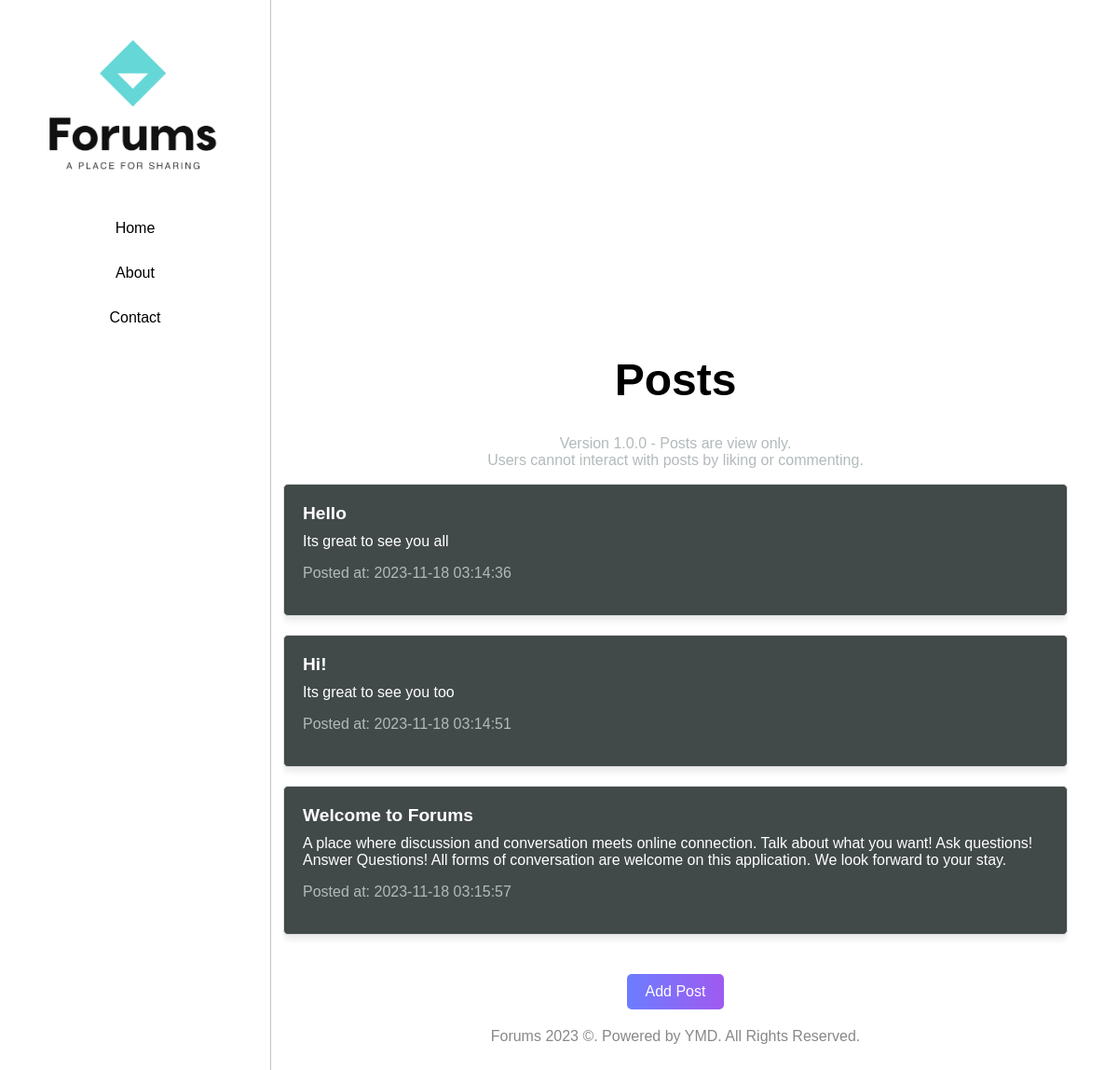
Page /home on the earlier database version.
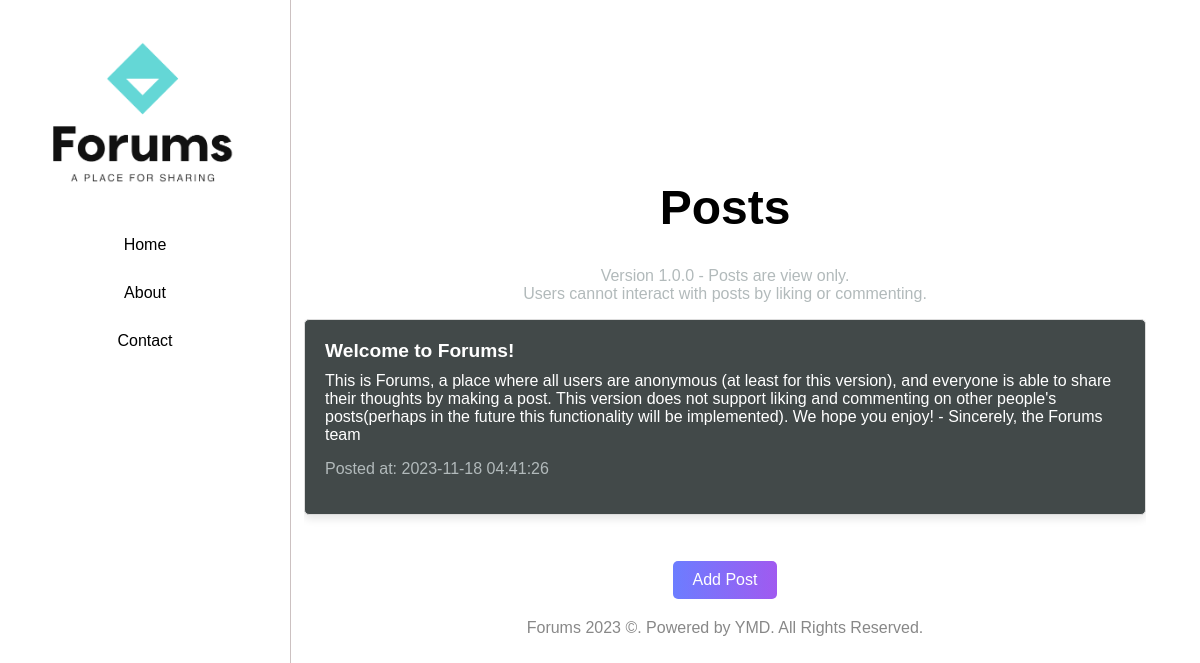
Same page on the later database version.
### tables this page shows
CREATE TABLE posts
                (postID INTEGER PRIMARY KEY AUTOINCREMENT, 
                 title TEXT, 
                 content TEXT,
              date DATETIME DEFAULT CURRENT_TIMESTAMP );

### app.py (the view)
@app.route('/home')
def index():
    create_db()
    connection = connect_db()
    cursor = connection.cursor()
    cursor.execute("SELECT * FROM posts")
    posts = cursor.fetchall()
    print(posts)
    connection.close()
    return render_template('index.html', posts=posts)

### app.py (called while the page is built)
def connect_db():
    return sqlite3.connect('posts.db')

def create_db():
    conn = connect_db()
    c = conn.cursor()
    c.execute('''CREATE TABLE IF NOT EXISTS posts
                (postID INTEGER PRIMARY KEY AUTOINCREMENT,
                 title TEXT,
                 content TEXT,
              date DATETIME DEFAULT CURRENT_TIMESTAMP )''') # Add userID later
    conn.commit()
    conn.close()

### templates/index.html (shortened to what this page needs)
<!DOCTYPE html>
<html>
<head>
    <link rel="stylesheet" href="{{ url_for('static', filename='style.css') }}">
</head>
<body>
    <div class="container">
    <div id="header" class="sidebar">
        <img src="{{ url_for('static', filename='logo.png') }}" class="logo">
        <a  href="{{ url_for('index') }}" class="sidebar-button">Home</a>
        <a  class="sidebar-button">About</a>
        <a  class="sidebar-button">Contact</a>
    </div>
    <div class="content-container">
        <h1>Posts</h1>
        <h3>Version 1.0.0 - Posts are view only.<br> Users cannot interact with posts by liking or commenting.</h3>
        <ul>
            {% for post in posts %}
            <li>
                <strong>{{ post[1] }}</strong>
                <p class="post-content">{{ post[2] }}</p>
                <p class="post-date">Posted at: {{ post[3] }}</p>
            </li>
            {% endfor %}
        </ul>
        <a href="{{ url_for('post') }}" class="create-post-link">Add Post</a>
        <h3>Forums 2023 ©. Powered by YMD. All Rights Reserved.</h3>
    </div>
    </div>
</body>
</html>

### static/style.css (style rules this page uses)
body { font-family: Arial, sans-serif; margin: 0; display: flex; flex-direction: column; align-items: center; justify-content: center; min-height: 100vh; background-color: white; }
.container { display: flex; }
.sidebar { height: 100%; width: 250px; position: fixed; left:0; top:0; background-color: white; border-right: 1px rgb(204, 193, 193) solid; padding: 20px; }
.content-container { flex:1; text-align: center; padding: 20px; margin: auto; border: 1px ; border-radius: 15px; }
.container { text-align: center; margin-left:250px; }
h1 { color:black; font-size: 3em; }
h3 { color:#B2BABB; font-size:1em; font-weight: 100; }
ul { width: 100%; list-style-type: none; padding: 0; max-height: 500px; overflow-y: auto; }
img.logo { width: 250px; height: auto; }
li { text-align: left; margin-bottom: 20px; padding: 20px; border: 1px solid #ddd; border-radius: 5px; box-shadow: 0 4px 8px rgba(0, 0, 0, 0.1); background-color: #424949; max-width: 800px; }
strong { font-size: 1.2em; color: white; text-align: left; }
.post-content { margin-top: 10px; color: white; }
.post-date { margin-top: 10px; color: #B2BABB; }
a { color: #007BFF; text-decoration: none; display: inline-block; margin-top: 10px; padding: 10px 20px; background: linear-gradient(to right, #6c7dff, #a05af0); color: #fff; border-color: #007BFF; border-radius: 5px; }
.sidebar-button { display: block; padding: 10px; color: #000000; text-decoration: none; text-align: center; background: #ffffff; margin-bottom: 10px; }
a.create-post-link { color: #007BFF; text-decoration: none; display: inline-block; margin-top: 10px; padding: 10px 20px; background: linear-gradient(to right, #6c7dff, #a05af0); color: #fff; border-color: #007BFF; border-radius: 5px; }
h3:last-of-type { margin-top: 20px; color: #888; text-align: center; }

Differences in the rows shown:
removed posts: title "Hello", content "Its great to see you all", date "2023-11-18 03:14:36"
removed posts: title "Hi!", content "Its great to see you too", date "2023-11-18 03:14:51"
removed posts: title "Welcome to Forums", content "A place where discussion and conversation meets online connection. Talk about what you want! Ask questions! Answer Questions! All forms of conversation are welcome on this application. We look forward to your stay.", date "2023-11-18 03:15:57"
added posts: title "Welcome to Forums!", content "This is Forums, a place where all users are anonymous (at least for this version), and everyone is able to share their thoughts by making a post. This version does not support liking and commenting on other people's posts(perhaps in the future this functionality will be implemented). We hope you enjoy! - Sincerely, the Forums team", date "2023-11-18 04:41:26"
